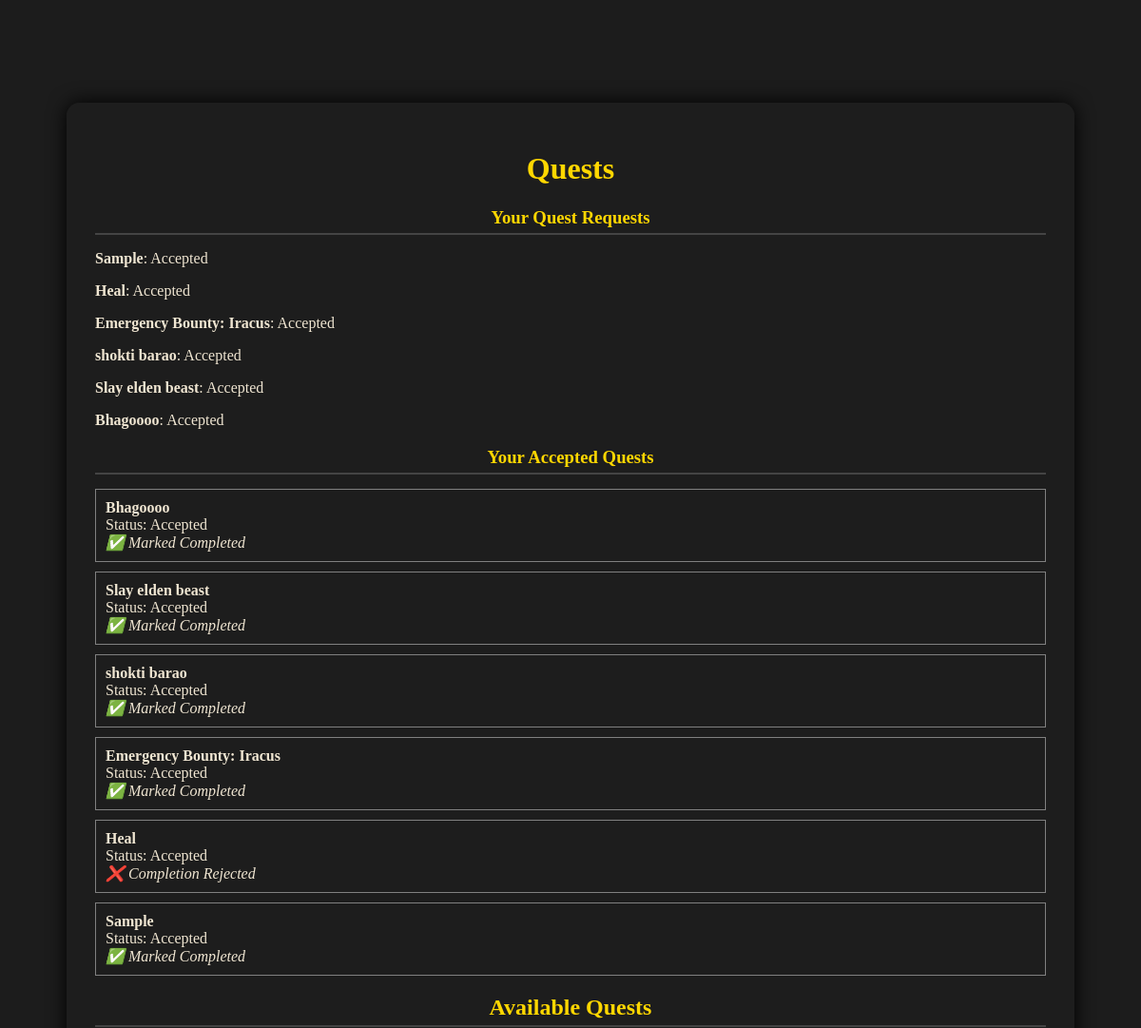
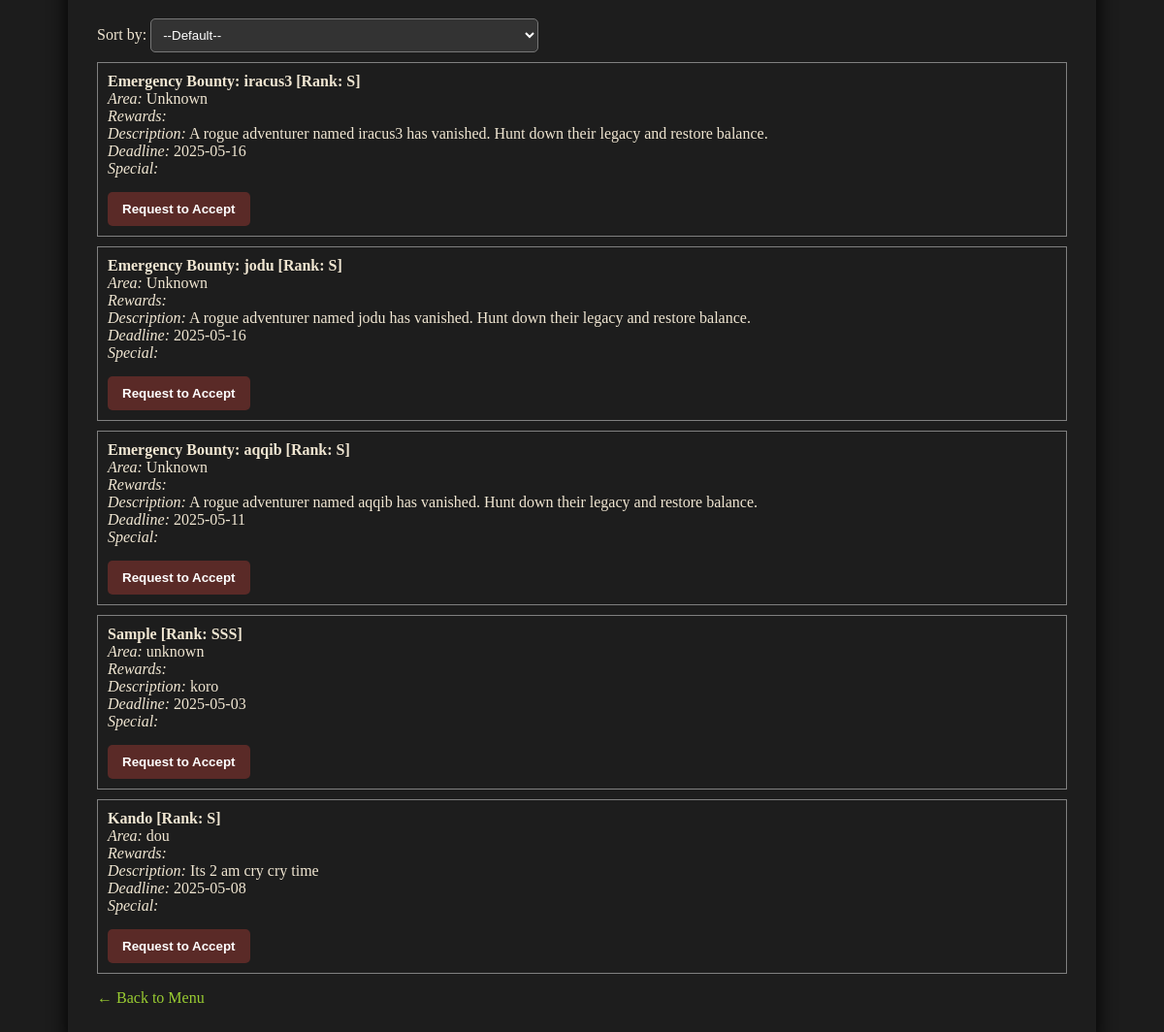
/quests.php (signed in), run on the app's committed database (2 pictures, top to bottom).
### tables this page shows
CREATE TABLE `questacceptance` (
  `accept_id` int(11) NOT NULL,
  `quest_id` int(11) DEFAULT NULL,
  `char_id` int(11) DEFAULT NULL,
  `status` enum('Pending','Accepted','Rejected') DEFAULT 'Pending',
  `requested_at` timestamp NOT NULL DEFAULT current_timestamp(),
  `completion_status` enum('Pending','Completed','Rejected') DEFAULT NULL,
  `accepted_at` datetime DEFAULT current_timestamp()
);

CREATE TABLE `quests` (
  `quest_id` int(11) NOT NULL,
  `name` varchar(100) DEFAULT NULL,
  `area` varchar(100) DEFAULT NULL,
  `rewards` text DEFAULT NULL,
  `suggested_rank` enum('SSS','SS','S','A','B','C','D','E','F') DEFAULT NULL,
  `description` text DEFAULT NULL,
  `deadline` date DEFAULT NULL,
  `special_requests` text DEFAULT NULL,
  `created_at` timestamp NOT NULL DEFAULT current_timestamp()
);

### quests.php (the view, shortened to what this page needs)
<?php
include 'db.php';
$user_id = $_SESSION['user_id'];
$user_query = mysqli_query($conn, "SELECT role FROM Users WHERE user_id = $user_id");
$role = mysqli_fetch_assoc($user_query)['role'];
?>
<!DOCTYPE html>
<html>
<head><title>Quests</title>
<link rel="stylesheet" type="text/css" href="style.css">
</head>
<body>
<div class="quest-container">
<h1>Quests</h1>
<?php if ($role === 'GuildMaster'): ?>
    <h2><a href="quest_log.php">View Quest Log</a></h2>
    <h3>Incoming Quest Acceptance Requests</h3>
    <?php
    $requests = mysqli_query($conn,
        "SELECT QA.accept_id, QA.status, Q.name AS quest_name, C.name AS char_name, U.username
        FROM QuestAcceptance QA
        JOIN Quests Q ON QA.quest_id = Q.quest_id
        JOIN Characters C ON QA.char_id = C.char_id
        JOIN Users U ON C.user_id = U.user_id
        WHERE QA.status = 'Pending'
        ORDER BY QA.requested_at DESC");
    if (mysqli_num_rows($requests) > 0) {
        while ($row = mysqli_fetch_assoc($requests)) {
            echo "<div style='border:1px solid gray; padding:10px; margin-bottom:10px;'>";
            echo "<strong>{$row['char_name']} (User: {$row['username']})</strong><br>";
            echo "Requested Quest: <em>{$row['quest_name']}</em><br>";
            echo "<form method='post' style='display:inline;'>
                    <input type='hidden' name='accept_id' value='{$row['accept_id']}'>
                    <button name='approve_quest'>✅ Approve</button>
                    <button name='reject_quest'>❌ Reject</button>
                </form>";
            echo "</div>";
        }
    } else {
        echo "<p>No new quest requests.</p>";
    }
    ?>
    <h3>Quest Completion Requests</h3>
    <?php
    $requests = mysqli_query($conn,
        "SELECT QA.accept_id, QA.completion_status, Q.name AS quest_name, C.name AS char_name, U.username
        FROM QuestAcceptance QA
        JOIN Quests Q ON QA.quest_id = Q.quest_id
        JOIN Characters C ON QA.char_id = C.char_id
        JOIN Users U ON C.user_id = U.user_id
        WHERE QA.completion_status = 'Pending' AND QA.status = 'Accepted'");
    if (!$requests) {
        echo "<p style='color:red;'>Query failed: " . mysqli_error($conn) . "</p>";
    } elseif (mysqli_num_rows($requests) > 0) {
        while ($row = mysqli_fetch_assoc($requests)) {
            echo "<div style='border:1px solid gray; padding:10px; margin-bottom:10px;'>";
            echo "<strong>{$row['char_name']} (User: {$row['username']})</strong><br>";
            echo "Completed Quest: <em>{$row['quest_name']}</em><br>";
            echo "<form method='post' style='display:inline;'>
                    <input type='hidden' name='accept_id' value='{$row['accept_id']}'>
                    <button name='approve_completion'>✅ Approve</button>
                    <button name='reject_completion'>❌ Reject</button>
                </form>";
            echo "</div>";
        }
    } else {
        echo "<p>No new completion requests.</p>";
    }
    ?>
    <h2> Post a New Quest</h2>
    <?php
    if (isset($_POST['post_quest'])) {
        $name = $_POST['name'];
        $area = $_POST['area'];
        $rewards = $_POST['rewards'];
        $rank = $_POST['suggested_rank'];
        $desc = $_POST['description'];
        $deadline = $_POST['deadline'];
        $special = $_POST['special_requests'];
        $insert_quest = "INSERT INTO Quests (name, area, suggested_rank, description, deadline, special_requests)
                     VALUES ('$name', '$area', '$rank', '$desc', '$deadline', '$special')";
        if (mysqli_query($conn, $insert_quest)) {
            $quest_id = mysqli_insert_id($conn);
            $reward_types = $_POST['reward_type'];
            $reward_values = $_POST['reward_value'];
            $item_ids = $_POST['item_id'];
            for ($i = 0; $i < count($reward_types); $i++) {
                $type = $reward_types[$i];
                $value = (int)$reward_values[$i];
                $item_id = $item_ids[$i] !== "" ? (int)$item_ids[$i] : "NULL";
                if ($type !== "" && $value > 0) {
                    $query = "INSERT INTO QuestRewards (quest_id, reward_type, reward_value, item_id)
                            VALUES ($quest_id, '$type', $value, $item_id)";
                    mysqli_query($conn, $query);
                }
            }
            echo "<p style='color:green;'>✅ Quest posted with rewards!</p>";
        } else {
            echo "<p style='color:red;'>❌ Failed to post quest.</p>";
        }
    }
    ?>
    <form method="post">
        <label>Quest Name:</label><br>
        <input type="text" name="name" required><br>
        <label>Quest Area:</label><br>
        <input type="text" name="area" required><br>
        <label>Quest Rewards</label>
        <div id="reward-container">
            <div class="reward-block">
                <select name="reward_type[]">
                    <option value="">--Type--</option>
                    <option value="coin">Coins</option>
                    <option value="xp">XP</option>
                    <option value="item">Item</option>
                </select>
                <input type="number" name="reward_value[]" placeholder="Amount" min="1">
                <select name="item_id[]">
                    <option value="">--Item (if type = item)--</option>
                    <?php
                    $items = mysqli_query($conn, "SELECT item_id, name FROM Items ORDER BY name");
                    while ($item = mysqli_fetch_assoc($items)) {
                        echo "<option value='{$item['item_id']}'>{$item['name']}</option>";
                    }
                    ?>
                </select>
            </div>
        </div>
        <br>
        <button type="button" id="add-reward">Add another reward</button>
        <p id="limit-message" style="color:red; display:none;">⚠️ You can only add up to 10 rewards.</p>
        <br>
        <label>Suggested Rank:</label><br>
        <select name="suggested_rank" required>
            <option>SSS</option><option>SS</option><option>S</option><option>A</option><option>B</option>
            <option>C</option><option>D</option><option>E</option><option>F</option>
        </select><br>
        <label>Quest Description:</label><br>
        <textarea name="description" rows="3" cols="40" required></textarea><br>
        <label>Deadline:</label><br>
        <input type="date" name="deadline" required><br>
        <label>Special Requests:</label><br>
        <input type="text" name="special_requests"><br><br>
        <button type="submit" name="post_quest">Post Quest</button>
    </form>
<?php else: ?>
    <h3>Your Quest Requests</h3>
    <?php
    $char_id_result = mysqli_query($conn, "SELECT char_id FROM Characters WHERE user_id = $user_id");
    $char_id = mysqli_fetch_assoc($char_id_result)['char_id'];
    $my_quests = mysqli_query($conn,
        "SELECT Q.name, QA.status
        FROM QuestAcceptance QA
        JOIN Quests Q ON QA.quest_id = Q.quest_id
        WHERE QA.char_id = $char_id
        ORDER BY QA.requested_at DESC");
    while ($row = mysqli_fetch_assoc($my_quests)) {
        echo "<p><strong>{$row['name']}</strong>: {$row['status']}</p>";
    }
    ?>
    <h3>Your Accepted Quests</h3>
    <?php
    $char_id = mysqli_fetch_assoc(mysqli_query($conn, "SELECT char_id FROM Characters WHERE user_id = $user_id"))['char_id'];
    $my_accepted = mysqli_query($conn,
        "SELECT QA.accept_id, Q.name, QA.status, QA.completion_status
        FROM QuestAcceptance QA
        JOIN Quests Q ON QA.quest_id = Q.quest_id
        WHERE QA.char_id = $char_id AND QA.status = 'Accepted'");
    if (mysqli_num_rows($my_accepted) > 0) {
        while ($q = mysqli_fetch_assoc($my_accepted)) {
            echo "<div style='border:1px solid gray; padding:10px; margin-bottom:10px;'>";
            echo "<strong>{$q['name']}</strong><br>";
            echo "Status: {$q['status']}<br>";
            if ($q['completion_status'] === 'Completed') {
                echo "<em>✅ Marked Completed</em>";
            } elseif ($q['completion_status'] === 'Rejected') {
                echo "<em>❌ Completion Rejected</em>";
            } elseif ($q['completion_status'] === 'Pending') {
                echo "<em>⏳ Awaiting GM Approval</em>";
            } else {
                echo "<form method='post'>
                        <input type='hidden' name='accept_id' value='{$q['accept_id']}'>
                        <button name='mark_completed'>Mark as Completed</button>
                    </form>";
            }
            echo "</div>";
        }
    }
    ?>
    <h2>Available Quests</h2>
    <form method="get">
    <label for="sort_by">Sort by:</label>
    <select name="sort_by" id="sort_by" onchange="this.form.submit()">
        <option value="">--Default--</option>
    </select>
    </form>
    <?php
    $order = "created_at DESC";
    $quests = mysqli_query($conn,
        "SELECT * FROM Quests
        WHERE quest_id NOT IN (
            SELECT quest_id FROM QuestAcceptance WHERE char_id = $char_id
        )
        ORDER BY $order");
    if (mysqli_num_rows($quests) > 0) {
        while ($q = mysqli_fetch_assoc($quests)) {
            echo "<div style='border:1px solid gray; padding:10px; margin-bottom:10px;'>";
            echo "<strong>{$q['name']} [Rank: {$q['suggested_rank']}]</strong><br>";
            echo "<em>Area:</em> {$q['area']}<br>";
            echo "<em>Rewards:</em> {$q['rewards']}<br>";
            echo "<em>Description:</em> {$q['description']}<br>";
            echo "<em>Deadline:</em> {$q['deadline']}<br>";
            echo "<em>Special:</em> {$q['special_requests']}<br>";
            echo "<form method='post'><button name='request_quest' value='{$q['quest_id']}'>Request to Accept</button></form>";
            echo "</div>";
        }
    } else {
        echo "<p>No quests available yet.</p>";
    }
    ?>
<?php endif; ?>
<p><a href="menu.php">← Back to Menu</a></p>
</div>
</body>
</html>

### style.css (style rules this page uses)
body { background-color: #1c1c1c; color: #f0e6d2; font-family: 'Georgia', serif; padding: 20px; }
h2, h3 { color: #ffd700; border-bottom: 2px solid #444; padding-bottom: 5px; margin-bottom: 15px; }
input[type="text"], input[type="password"], select { padding: 8px; background-color: #333; color: #ffd700; border: 1px solid #777; margin-top: 5px; width: 100%; max-width: 300px; }
button { background-color: #5a2a27; color: #fff; border: none; padding: 10px 15px; margin-top: 10px; cursor: pointer; font-weight: bold; border-radius: 5px; }
a { color: #9acd32; text-decoration: none; }

### quests.php (style rules this page uses)
.quest-container { max-width: 1000px; margin: 80px auto; background-color: rgba(30, 30, 30, 0.95); padding: 30px; border-radius: 14px; box-shadow: 0 0 20px #000; color: #f0e6d2; }
h1, h2, h3 { color: #ffd700; text-align: center; }
form { margin-top: 10px; }
input[type="text"], input[type="number"], input[type="date"], select, textarea { width: 100%; max-width: 400px; background-color: #333; color: #fff; padding: 8px; border: 1px solid #777; margin-bottom: 10px; border-radius: 5px; }
button { margin-top: 5px; }

### data on the page
questacceptance: quest.name "Bhagoooo", status "Accepted", completion_status "✅ Marked Completed"
questacceptance: quest.name "Slay elden beast", status "Accepted", completion_status "✅ Marked Completed"
questacceptance: quest.name "shokti barao", status "Accepted", completion_status "✅ Marked Completed"
questacceptance: quest.name "Emergency Bounty: Iracus", status "Accepted", completion_status "✅ Marked Completed"
questacceptance: quest.name "Heal", status "Accepted", completion_status "❌ Completion Rejected"
questacceptance: quest.name "Sample", status "Accepted", completion_status "✅ Marked Completed"
quests: name "Emergency Bounty: iracus3", suggested_rank "S", area "Unknown", description "A rogue adventurer named iracus3 has vanished. Hunt down their legacy and restore balance.", deadline "2025-05-16", $q['quest_id'] 11 (drawn)
quests: name "Emergency Bounty: jodu", suggested_rank "S", area "Unknown", description "A rogue adventurer named jodu has vanished. Hunt down their legacy and restore balance.", deadline "2025-05-16", $q['quest_id'] 10 (drawn)
quests: name "Emergency Bounty: aqqib", suggested_rank "S", area "Unknown", description "A rogue adventurer named aqqib has vanished. Hunt down their legacy and restore balance.", deadline "2025-05-11", $q['quest_id'] 9 (drawn)
quests: name "Sample", suggested_rank "SSS", area "unknown", description "koro", deadline "2025-05-03", $q['quest_id'] 8 (drawn)
quests: name "Kando", suggested_rank "S", area "dou", description "Its 2 am cry cry time", deadline "2025-05-08", $q['quest_id'] 3 (drawn)

### other printed values
$row['name'] "Sample"
$row['status'] "Accepted"
$row['name'] "Heal"
$row['name'] "Emergency Bounty: Iracus"
$row['name'] "shokti barao"
$row['name'] "Slay elden beast"
$row['name'] "Bhagoooo"
